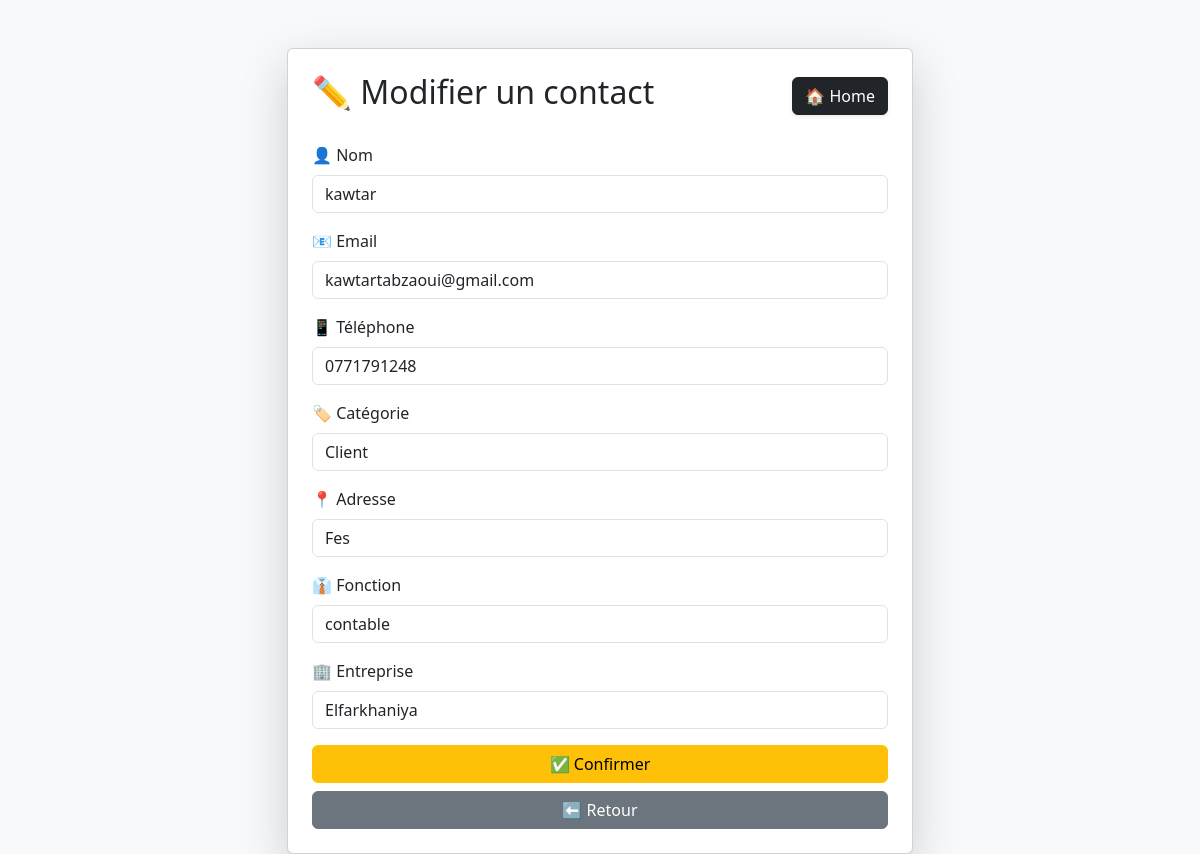
The page /modifier/2 (signed in) on the database its author committed.
### tables this page shows
CREATE TABLE contacts (
            id INTEGER PRIMARY KEY AUTOINCREMENT,
            nom TEXT NOT NULL,
            email TEXT NOT NULL,
            telephone TEXT NOT NULL,
            categorie TEXT,
            adresse TEXT,
            fonction TEXT,
            entreprise TEXT
        );

### app.py (the view, shortened to what this page needs)
@app.route("/modifier/<int:id>", methods=["GET", "POST"])
@login_required
def modifier(id):
    contacts = get_all_contacts()
    contact = next((c for c in contacts if c[0] == id), None)
    return render_template("modifier.html", contact=contact)

### app.py (called while the page is built)
def login_required(f):
    @functools.wraps(f)
    def decorated(*args, **kwargs):
        if not session.get("logged_in"):
            return redirect(url_for("login"))
        return f(*args, **kwargs)
    return decorated

### database.py (called while the page is built)
def conexion():
    return sqlite3.connect("carnet.db")

def get_all_contacts():
    conn = conexion()
    cursor = conn.cursor()
    cursor.execute("""
        SELECT
        id,
        nom,
        email,
        telephone,
        categorie,
        adresse,
        fonction,
        entreprise
        FROM contacts
        ORDER BY nom
    """)
    contacts = cursor.fetchall()
    conn.close()
    return contacts

### templates/modifier.html (shortened to what this page needs)
<!DOCTYPE html>
<html>
<head>
    <link
    href="https://cdn.jsdelivr.net/npm/bootstrap@5.3.0/dist/css/bootstrap.min.css"
    rel="stylesheet">
</head>
<body class="bg-light">
    <div class="container mt-5" style="max-width: 650px;">
        <div class="card p-4 shadow-lg">
            <div class="d-flex justify-content-between align-items-center mb-4">
    <h2>
        ✏️ Modifier un contact
    </h2>
    <a href="/" class="btn btn-dark shadow-sm">
        🏠 Home
    </a>
</div>
            <form method="POST">
                <div class="mb-3">
                    <label class="form-label">
                        👤 Nom
                    </label>
                    <input
                    type="text"
                    name="nom"
                    class="form-control"
                    value="{{ contact[1] }}"
                    required>
                </div>
                <div class="mb-3">
                    <label class="form-label">
                        📧 Email
                    </label>
                    <input
                    type="text"
                    name="email"
                    class="form-control"
                    value="{{ contact[2] }}"
                    required>
                </div>
                <div class="mb-3">
                    <label class="form-label">
                        📱 Téléphone
                    </label>
                    <input
                    type="text"
                    name="telephone"
                    class="form-control"
                    value="{{ contact[3] }}"
                    required>
                </div>
                <div class="mb-3">
                    <label class="form-label">
                        🏷️ Catégorie
                    </label>
                    <select
                    name="categorie"
                    class="form-control">
                        <option
                        value="Client"
                        {% if contact[4] == "Client" %}
                        selected
                        {% endif %}>
                            Client
                        </option>
                    </select>
                </div>
                <div class="mb-3">
                    <label class="form-label">
                        📍 Adresse
                    </label>
                    <input
                    type="text"
                    name="adresse"
                    class="form-control"
                    value="{{ contact[5] }}">
                </div>
                <div class="mb-3">
                    <label class="form-label">
                        👔 Fonction
                    </label>
                    <input
                    type="text"
                    name="fonction"
                    class="form-control"
                    value="{{ contact[6] }}">
                </div>
                <div class="mb-3">
                    <label class="form-label">
                        🏢 Entreprise
                    </label>
                    <input
                    type="text"
                    name="entreprise"
                    class="form-control"
                    value="{{ contact[7] }}">
                </div>
                <button
                type="submit"
                class="btn btn-warning w-100">
                    ✅ Confirmer
                </button>
                <a
                href="/"
                class="btn btn-secondary w-100 mt-2">
                    ⬅️ Retour
                </a>
            </form>
        </div>
    </div>
</body>
</html>

### rows shown on the page
contacts: nom "kawtar", email "kawtartabzaoui@gmail.com", telephone "0771791248", categorie "Client", adresse "Fes", fonction "contable", entreprise "Elfarkhaniya"
